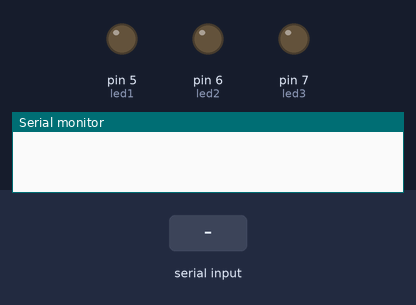
The sketch below on a simulated Arduino Uno, built with avr-gcc and run on an emulated ATmega328P. Parts: output pins drawn as LEDs (lit = HIGH), the last lines printed to the serial monitor. The test bench sets the inputs (shaded band).

Above: at 1.2 s.
1.3 s: "5" received over the second serial link
At 2.0 s:
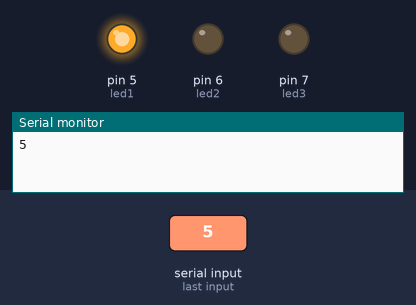
2.8 s: "6" received over the second serial link
At 3.2 s:
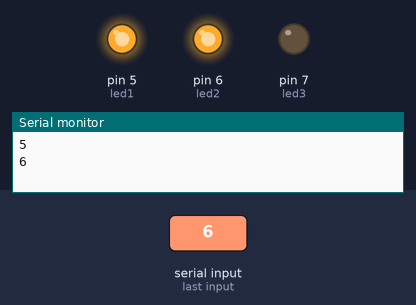
4.3 s: "1" received over the second serial link
At 5.5 s:
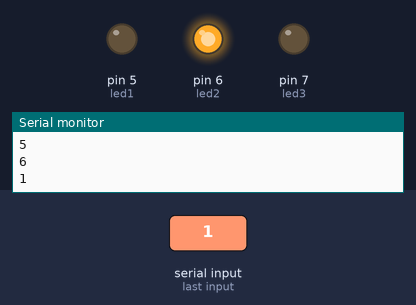
5.8 s: "7" received over the second serial link
At 6.6 s:
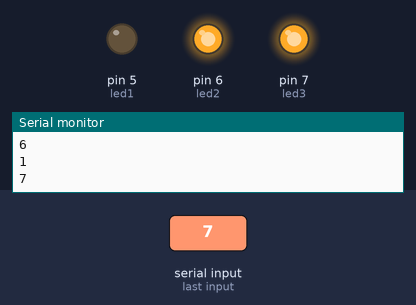
7.3 s: "2" received over the second serial link
At 7.8 s:
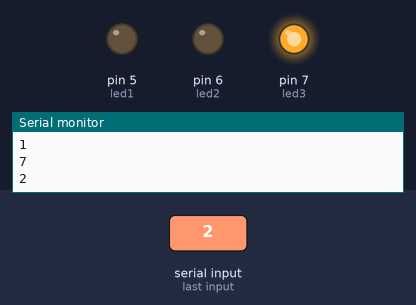
8.8 s: "9" received over the second serial link
At 10.2 s:
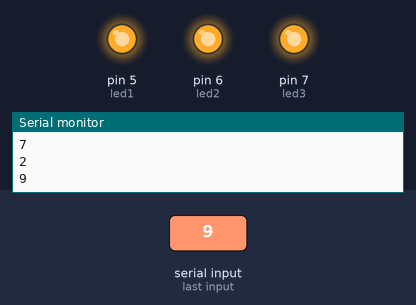
Timing chart, 0 to 11.3 s (numbered marks = the images above; inputs shaded):
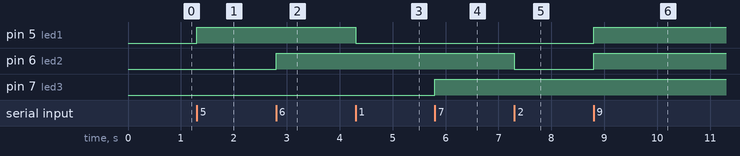

Measured:
- after the input at 1.3 s, pin 5 (led1): LOW → HIGH at once
- after the input at 2.8 s, pin 6 (led2): LOW → HIGH at once
- after the input at 4.3 s, pin 5 (led1): HIGH → LOW at once
- after the input at 5.8 s, pin 7 (led3): LOW → HIGH at once
- after the input at 7.3 s, pin 6 (led2): HIGH → LOW at once
- after the input at 8.8 s, pin 5 (led1), pin 6 (led2): LOW → HIGH at once

The sketch:

iot1.ino
```cpp
#include <SoftwareSerial.h>

// Set up SoftwareSerial for HC-05 Bluetooth module
SoftwareSerial bluetooth(10, 11); // RX = 10, TX = 11

// Define LED pins
int led1 = 5;
int led2 = 6;
int led3 = 7;

void setup() {
  // Initialize the LEDs as output
  pinMode(led1, OUTPUT);
  pinMode(led2, OUTPUT);
  pinMode(led3, OUTPUT);

  // Start serial communication for debugging
  Serial.begin(9600);

  // Start serial communication with the Bluetooth module
  bluetooth.begin(9600);

  // Initial state of LEDs (all off)
  digitalWrite(led1, LOW);
  digitalWrite(led2, LOW);
  digitalWrite(led3, LOW);
}

void loop() {
  // Check if data is available from the Bluetooth module
  if (bluetooth.available()) {
    // Read the incoming data
    char receivedChar = bluetooth.read();

    // Print received data for debugging purposes
    Serial.println(receivedChar);

    // Control LEDs based on the received character
    switch(receivedChar) {
      case '5': // Turn on 1st LED
        digitalWrite(led1, HIGH);
        bluetooth.println("1st light ON");
        break;
      case '1': // Turn off 1st LED
        digitalWrite(led1, LOW);
        bluetooth.println("1st light OFF");
        break;
      case '6': // Turn on 2nd LED
        digitalWrite(led2, HIGH);
        bluetooth.println("2nd light ON");
        break;
      case '2': // Turn off 2nd LED
        digitalWrite(led2, LOW);
        bluetooth.println("2nd light OFF");
        break;
      case '7': // Turn on 3rd LED
        digitalWrite(led3, HIGH);
        bluetooth.println("3rd light ON");
        break;
      case '3': // Turn off 3rd LED
        digitalWrite(led3, LOW);
        bluetooth.println("3rd light OFF");
        break;
      case '9': // Turn on all LEDs
        digitalWrite(led1, HIGH);
        digitalWrite(led2, HIGH);
        digitalWrite(led3, HIGH);
        bluetooth.println("All lights ON");
        break;
      case '0': // Turn off all LEDs
        digitalWrite(led1, LOW);
        digitalWrite(led2, LOW);
        digitalWrite(led3, LOW);
        bluetooth.println("All lights OFF");
        break;
      default:
        bluetooth.println("Invalid command");
        break;
    }
  }
}
```
